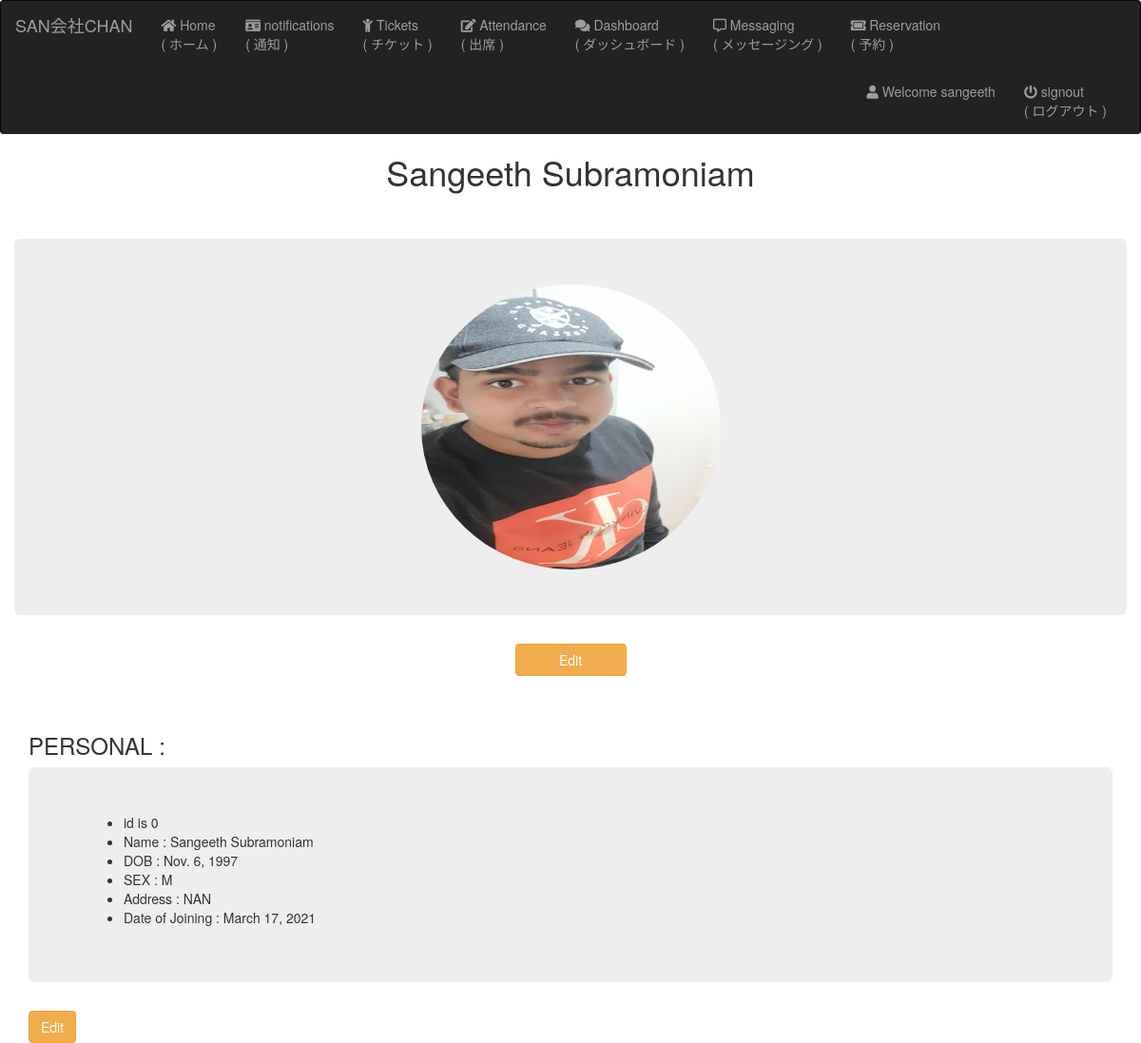
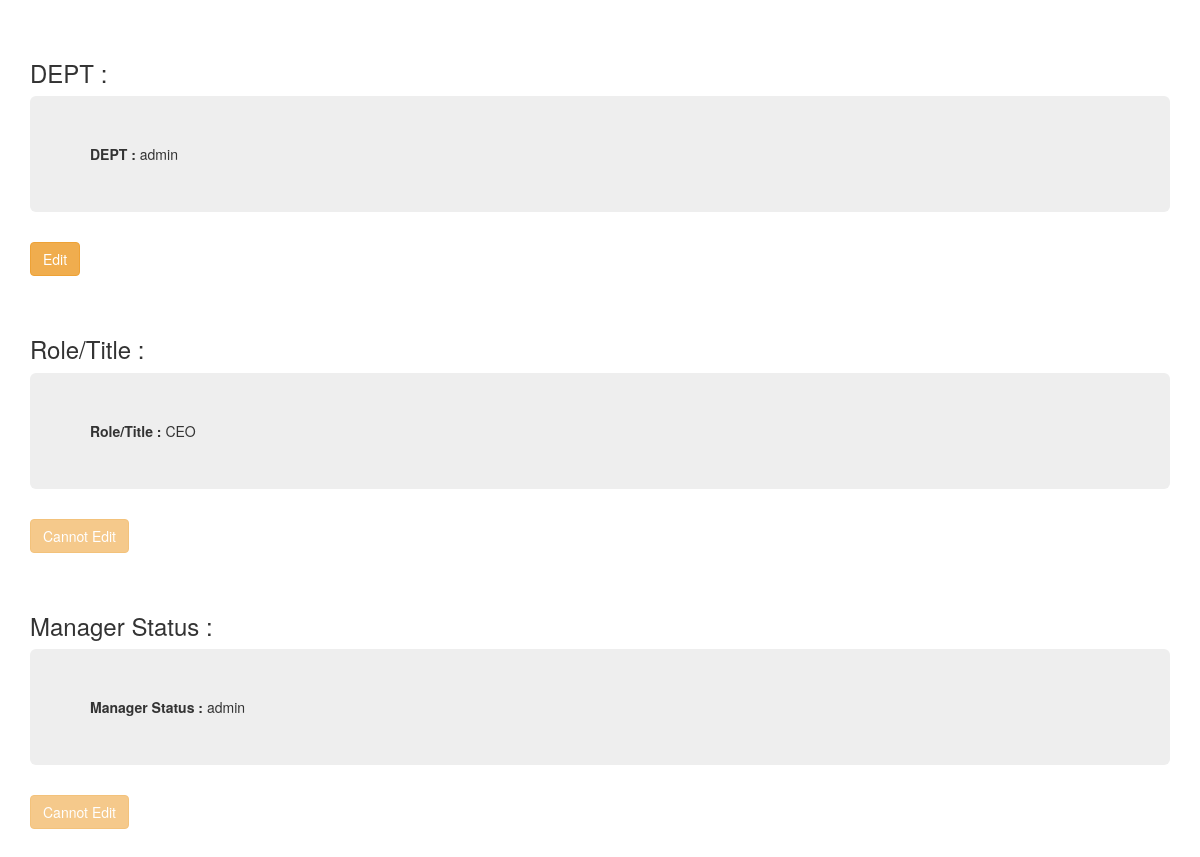
The app's page /profile (signed in) with its own data (2 pictures, top to bottom).
### structure/models.py (models this page shows, shortened)
class Employee(models.Model):
    user_profile = models.ForeignKey(user_profile, on_delete=models.CASCADE, null=True, blank=True )
    emp_no = models.IntegerField( primary_key=True )
    birth_date = models.DateField()
    first_name = models.CharField(max_length=14 , help_text="Enter your First Name")
    last_name = models.CharField(max_length=16)
    gender = models.CharField(max_length=1)
    hire_date = models.DateField()
    address = models.TextField(max_length=100, blank = True, null=True, default="NAN")
    class Meta:
        verbose_name = ('employee')
        verbose_name_plural = ('employees')
    def __str__(self):
        return "{} {}".format(self.first_name, self.last_name)

class DeptEmp(models.Model):
    employee = models.ForeignKey('Employee', on_delete=models.CASCADE, db_column='emp_no', verbose_name=('employee'))
    department = models.ForeignKey(Department, on_delete=models.CASCADE, db_column='dept_no', verbose_name=('department'))
    from_date = models.DateField()
    to_date = models.DateField(blank=True, null=True)
    class Meta:
        verbose_name = ('department employee')
        verbose_name_plural = ('department employees')
        db_table = 'dept_emp'

class Department(models.Model):
    dept_no = models.CharField(primary_key=True, max_length=4)
    dept_name = models.CharField(unique=True, max_length=40)
    class Meta:
        verbose_name = ('department')
        verbose_name_plural = ('departments')
        ordering = ['dept_no']
    def __str__(self):
        return self.dept_name

class Title(models.Model):
    employee = models.ForeignKey(Employee, on_delete=models.CASCADE, db_column='emp_no', verbose_name=('employee'))
    title = models.CharField(max_length=50)
    from_date = models.DateField()
    to_date = models.DateField(blank=True, null=True)
    class Meta:
        verbose_name = ('title')
        verbose_name_plural = ('titles')

class DeptManager(models.Model):
    employee = models.ForeignKey('Employee', on_delete=models.CASCADE, db_column='emp_no', verbose_name=('employee'))
    department = models.ForeignKey(Department, on_delete=models.CASCADE, db_column='dept_no', verbose_name=('department'))
    from_date = models.DateField()
    to_date = models.DateField(null=True,blank=True)
    class Meta:
        verbose_name = ('department manager')
        verbose_name_plural = ('department managers')
        ordering = ['-from_date']
    def __str__(self):
        return "{} - {}".format(self.employee, self.department)

### homepage/views.py (the view)
# urls.py: path('profile', views.profile , name = "profile"),
def profile(request):
    curr_user = request.user
    try:
        employee = Employee.objects.get(user_profile__email = curr_user.email)
        dept = DeptEmp.objects.get(employee__user_profile__email = curr_user.email)
        profilepicture = user_profile.objects.get(email=curr_user.email)
        print('i am the profile pic ', profilepicture.profile_picture)
    except:
        error = "Your Employee credentials are not setup yet. Pleases contact Admin! Sorry for the inconvienience profile test !!"
        return render(request,'error/errorpage.html',{'error' : error})
    try:
        title = Title.objects.get(employee__user_profile__email = curr_user.email)
    except:
        title = "Employee"
    manager_status = get_or_none(DeptManager,employee__user_profile__email = curr_user.email)
    print(manager_status)
    return render(request,'landing/profile.html', {'emp' : employee, 'dept' : dept, 'title' : title , 'manager_status' : manager_status , 'pp':profilepicture , 'curr_user' : curr_user , 'img' : '/dp/test1.jpg' })

### homepage/views.py (called while the page is built)
def get_or_none(model, **kwargs):
    try:
        return model.objects.get(**kwargs)
    except model.DoesNotExist:
        return None

### templates/landing/profile.html (shortened to what this page needs)
<!DOCTYPE html>
{% extends "base.html" %}
{% load static %}
{% block body %}
<h1 style="text-align: center; text-transform: capitalize; ">{{emp}}</h1>
<br><br>
{% if pp.profile_picture %}
<div class="jumbotron">
    {% if curr_user.username == "sangeeth"  %}
        <img class="profile-picture" src=" {% static 'dp/sangeeth.jpg' %}  " alt="Broken link">
    {% else %}
        <img class="profile-picture" src=" {% static 'dp/mario.jpg' %}  " alt="Broken link">
    {% endif %}
</div>
{% else %}
    <div class="jumbotron">
    <h5 style="text-align: center;">
        <b> No profile picture uploaded ! </b>
    </h5>
</div>
{% endif %}
<div>
    <a href=" {% url 'homepage:updateprofile' pk=pp.id %} "><button class = "btn btn-warning profilebutton">Edit</button></a>
</div>
<br><br>
<div class="container">
    <h3>PERSONAL : </h3>
    <div class="jumbotron">
        <ul>
            <li>id is {{emp.emp_no}}</li>
            <li>Name : {{emp.first_name}} {{emp.last_name}} </li>
            <li>DOB : {{emp.birth_date}} </li>
            <li>SEX : {{emp.gender}}</li>
            <li>Address : {{emp.address}}</li>
            <li>Date of Joining : {{emp.hire_date}}</li>
        </ul>
    </div>
    <a href="{% url 'structure:EmployeeUpdate' pk=emp.emp_no %}">
        <button class="btn btn-warning"> Edit </button>
    </a>
</div>
<br><br>
<div class="container">
    <h3>DEPT : </h3>
    <div class="jumbotron">
        <b>DEPT :  </b>{{ dept.department }}
    </div>
<a href="{% url 'structure:DeptEmpUpdate' pk=dept.id %}">
    <button class="btn btn-warning"> Edit </button>
</a>
</div>
<br><br>
<div class="container">
    <h3>Role/Title : </h3>
    <div class="jumbotron">
        <b>Role/Title :  </b>{{ title.title }}
    </div>
<a href="">
    <button class="btn btn-warning" disabled>Cannot Edit </button>
</a>
</div>
<br><br>
<div class="container">
    <h3>Manager Status : </h3>
    <div class="jumbotron">
        {%if not manager_status%}
        <b>Manager Status :  </b> NONE
        {% else %}
            <b>Manager Status :  </b>{{ manager_status.department }}
        {% endif %}
    </div>
<a href="">
    <button class="btn btn-warning" disabled>Cannot Edit </button>
</a>
</div>
<br><br>
{% endblock %}

### templates/base.html (shortened to what this page needs)
<!DOCTYPE html>
{% load static %}
<html lang="en">
<head>
    <link rel="stylesheet" href="https://maxcdn.bootstrapcdn.com/bootstrap/3.3.7/css/bootstrap.min.css">
    <link rel="stylesheet" href="https://use.fontawesome.com/releases/v5.7.0/css/all.css">
    <link rel="stylesheet" href="{% static 'css/base.css' %}">
</head>
<body>
    <nav class="navbar navbar-inverse " style=" margin-bottom:0px ; border-bottom : 0px;">
        <div class="container-fluid">
            <div class="navbar-header">
                <a class="navbar-brand" href="/">SAN会社CHAN</a>
            </div>
            <ul class="nav navbar-nav">
                <li> <a href="/"> <i class="fa fa-home" aria-hidden="true"> </i>  Home<br>( ホーム )</a> </li>
                {% if user.is_authenticated %}
                <li><a href="{% url 'homepage:notifications' %}"> <i class="fa fa-id-card" aria-hidden="true"></i> notifications<br>( 通知 )</a></li>
                {% else %}
                    <li><a class="btn-disabled" href='/' disabled="disabled" onclick="myFunction()"> <i class="fa fa-id-card" aria-hidden="true"></i> notifications<br>( 通知 )</a></li>
                {% endif %}
                {% if user.is_authenticated %}
                    <li><a href=" {% url 'homepage:tickets' %}"> <i class="fa fa-child" aria-hidden="true"></i> Tickets<br>( チケット )</a></li>
                    <li><a href="{% url 'attendance:attendance' %}"> <i class="fas fa-edit" aria-hidden="true"></i> Attendance<br>( 出席 ) </a></li>
                    <li><a href="{% url 'dashboard:home' %}"> <i class="fas fa-comments" aria-hidden="true"></i> Dashboard<br>( ダッシュボード ) </a></li>
                    <li><a href="{% url 'messaging:home' %}"> <i class="far fa-comment-alt" aria-hidden="true"></i> Messaging<br>( メッセージング ) </a></li>
                    <li><a href="{% url 'reservation:home' %}"> <i class="fas fa-ticket-alt" color = "white" aria-hidden="true"></i> Reservation<br>( 予約 ) </a></li>
                {% endif %}
            </ul>
            {% if user.is_authenticated %}
            <ul class = "nav navbar-nav navbar-right">
                <li><a href=" {% url 'homepage:profile' %}"> <i class="fas fa-user" aria-hidden="true"></i> Welcome {{user.username}} </a></li>
                <li style="padding-right: 20px;"><a href="{% url 'registration:signout' %}"> <i class="fa fa-power-off" aria-hidden="true"></i> signout<br>( ログアウト ) </a></li>
            {% endif %}
        </div>
    </nav>
    <div class="container base-container" style=" padding:0px ;">
        {% block body %}
        {% endblock %}
    </div>
</body>
</html>

### static/css/base.css (style rules this page uses)
.profile-picture { margin-left: 35%; margin-right: 35%; width : 30%; height : 300px; border-radius: 50%; }
.profilebutton { width: 10%; margin-left: 45%; margin-right: 45%; }

### records on screen
Employee: first_name+last_name "Sangeeth Subramoniam", emp_no "0", first_name "Sangeeth", last_name "Subramoniam", birth_date "Nov. 6, 1997", gender "M", address "NAN", hire_date "March 17, 2021"
DeptEmp: department "admin"
Title: title "CEO"
DeptManager: department "admin"

### other values on screen
{{ user.username }} "sangeeth"
